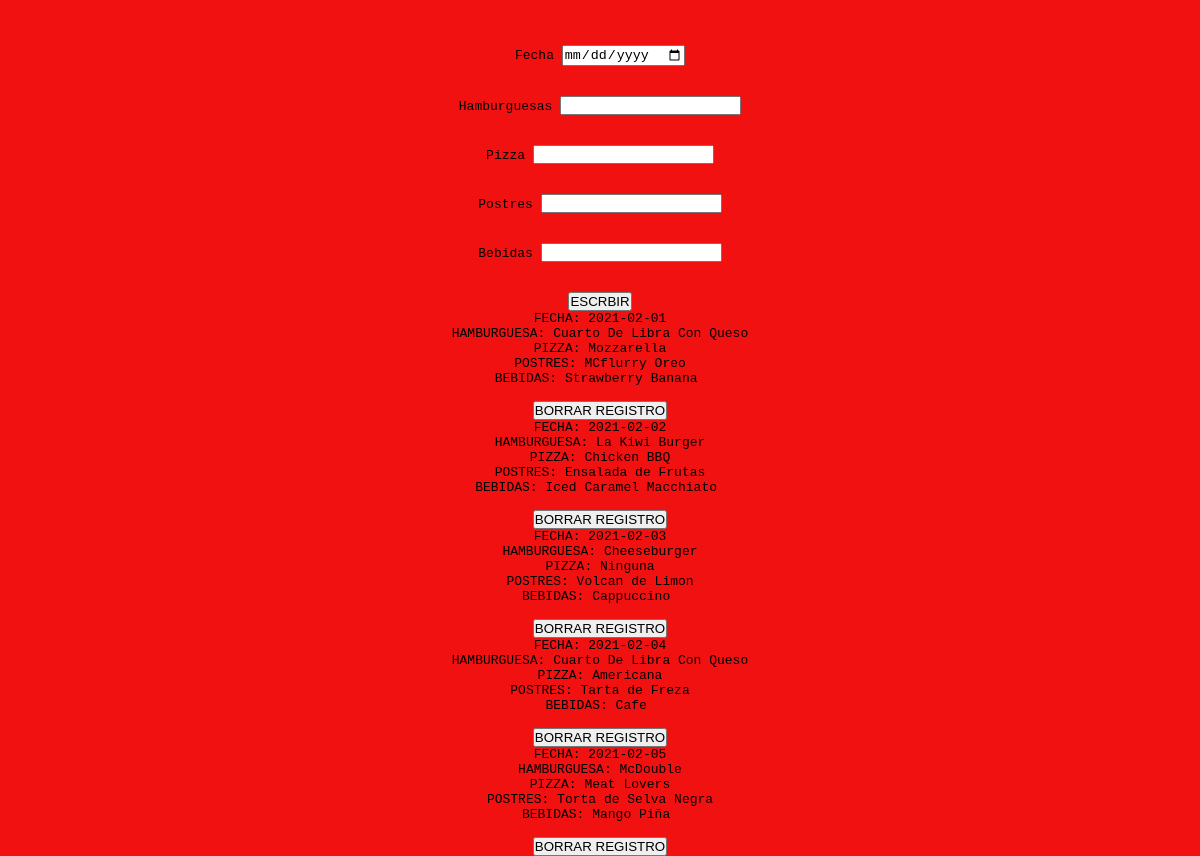
/desechados/mysqltest.php, run on the app's committed database.
### tables this page shows
CREATE TABLE `registro` (
  `fecha` date NOT NULL,
  `HAMBURGUESAS` text NOT NULL,
  `PIZZA` text NOT NULL,
  `POSTRES` text NOT NULL,
  `BEBIDAS` text NOT NULL
);

### desechados/mysqltest.php (the view, shortened to what this page needs)
<!DOCTYPE html>
<html>
<link rel="stylesheet" href="estilos.css">
<body>
<center>
<?php
    require_once 'cargar.php';
    $conexion = new mysqli($hn, $un, $pw, $db);
    echo <<<_END
    <form action="mysqltest.php" method="post"><pre>
        <br>Fecha <input type="date" name="fecha"></br>
        <br>Hamburguesas <input type="text" name= "hamburguesas"></br>
        <br>Pizza <input type="text" name= "pizza"></br>
        <br>Postres <input type="text" name= "postres"></br>
        <br>Bebidas <input type="text" name="bebidas"></br>
    <input type="submit" value="ESCRBIR">
    </pre></form>
    _END;
    $query = "SELECT * FROM registro";
    $result = $conexion->query($query);
    $rows = $result->num_rows;
    for ($j = 0; $j < $rows; $j++)
    {
        $row = $result->fetch_array(MYSQLI_NUM);
        $r0 = htmlspecialchars($row[0]);
        $r1 = htmlspecialchars($row[1]);
        $r2 = htmlspecialchars($row[2]);
        $r3 = htmlspecialchars($row[3]);
        $r4 = htmlspecialchars($row[4]);
        echo <<<_END
        <pre>
        FECHA: $r0
        HAMBURGUESA: $r1
        PIZZA: $r2
        POSTRES: $r3
        BEBIDAS: $r4
        </pre>
        <form action='mysqltest.php' method='post'>
        <input type='hidden' name='delete' value='yes'>
        <input type='hidden' name='fecha' value='$r0'>
        <input type='submit' value='BORRAR REGISTRO'></form>
        _END;
    }
?>
</center>
</body>
</html>

### estilos.css (style rules this page uses)
* { margin: 0; padding: 0; -webkit-box-sizing: border-box; -moz-box-sizing: border-box; box-sizing: border-box; }
body { background: #f11111; }

### data on the page
registro: fecha "2021-02-01", HAMBURGUESAS "Cuarto De Libra Con Queso", PIZZA "Mozzarella", POSTRES "MCflurry Oreo", BEBIDAS "Strawberry Banana"
registro: fecha "2021-02-02", HAMBURGUESAS "La Kiwi Burger", PIZZA "Chicken BBQ", POSTRES "Ensalada de Frutas", BEBIDAS "Iced Caramel Macchiato"
registro: fecha "2021-02-03", HAMBURGUESAS "Cheeseburger", PIZZA "Ninguna", POSTRES "Volcan de Limon", BEBIDAS "Cappuccino"
registro: fecha "2021-02-04", HAMBURGUESAS "Cuarto De Libra Con Queso", PIZZA "Americana", POSTRES "Tarta de Freza", BEBIDAS "Cafe"
registro: fecha "2021-02-05", HAMBURGUESAS "McDouble", PIZZA "Meat Lovers", POSTRES "Torta de Selva Negra", BEBIDAS "Mango Piña"
